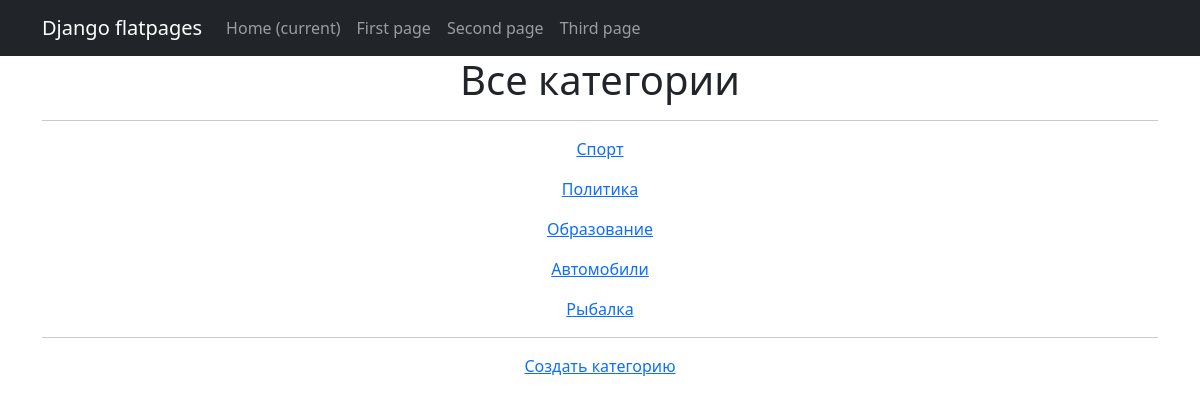
The app's page /news/categories/ with its own data.
### NewsPortal/models.py (models this page shows)
class Category(models.Model):
    name = models.CharField(max_length=100, unique=True)
    subscribers = models.ManyToManyField(User, through='UsersCategory')

### NewsPortal/views.py (the view)
# urls.py: path('categories/', category_list, name='category_list'),
def category_list(request):
    categories = Category.objects.all()
    context = {'categories': categories}
    return render(request, 'newsPortal/category/categoryList.html'
                  , context)

### templates/newsPortal/category/categoryList.html (shortened to what this page needs)
{% extends 'flatpages/default.html' %}
{% load customs_fiter %}
{% load customs_tags %}
{% block content %}
<h1>Все категории</h1>
<hr>
    {% if categories %}
        {% for category in categories %}
            <p>
            <a href="{% url 'NewsPortal:category_detail' category.id %}">
                {{ category.name }}</a>
            </p>
        {% endfor %}
    {% else  %}
        <h2>Список категорий пуст</h2>
    {% endif %}
<hr>
    <a href="{% url 'NewsPortal:category_create' %}">Создать категорию</a>
{% endblock content %}

### records on screen
Category: name "Спорт"
Category: name "Политика"
Category: name "Образование"
Category: name "Автомобили"
Category: name "Рыбалка"
